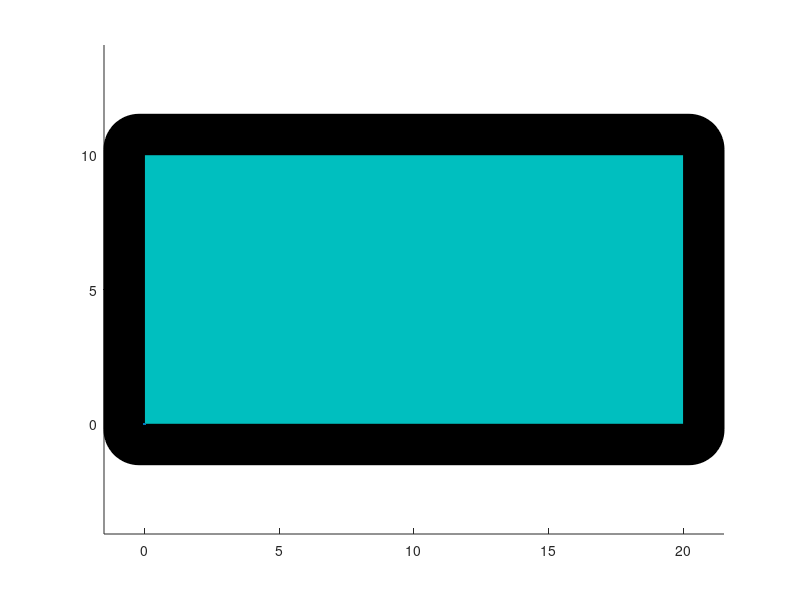

This chart was generated by the following MATLAB code: (Note: this script raises an error after producing the figure.)
% Kelvin Li
% Simple 2D ball collision simulation inside a box without any pool setup

function Collision_box()
    function plot_table()
        rectangle('Position',[-margin, -margin, (y_length + margin) * 2, y_length + margin * 2], 'FaceColor',[0 0 0], 'Curvature', 0.2);
        rectangle('Position',[0, 0, y_length * 2, y_length], 'FaceColor',[0 0.75 0.75]);
        drawnow
        hold on
    end

    function add_ball_plot(id)
        th = linspace(0, 2*pi * (circle_sides - 1) / circle_sides, circle_sides);
        ball_plot_x(:, id) = (ball_r * cos(th) + pos_array(id, 1))';
        ball_plot_y(:, id) = (ball_r * sin(th) + pos_array(id, 2))';
    end

    function pos = get_mouse_pos()
        pos = get(gca, 'CurrentPoint');
        pos = pos(1, 1:2);
    end

    function OnMouseDown(~, ~)
        if sum(MotionTracker) == 0
            pos = get_mouse_pos();
            if (norm(pos - pos_array(1, :)) <= ball_r)
                isDragging = true;
            end
        end
    end

    function OnMouseUp(~, ~)
        if isDragging
            delete(past_line)
            isDragging = false;
            MotionTracker(1) = 1;
            CollisionManager([1]);
        end
    end

    function OnMouseMove (~, ~)
        if isDragging
            mouse_pos = get_mouse_pos();

            v = (mouse_pos - pos_array(1, :));
            v_array(1, :) = -1 * v / norm(v);

            coef = min(max_drag, norm(v)) / max_drag;

            speed_array(1) = max_speed * coef;
            color = (1 - coef) * (([255, 204, 207] / 255) - [1 0 0]) + [1 0 0];

            delete(past_line)
            drag_pos = pos_array(1, :) + (v / norm(v)) * min(max_drag, norm(v));
            past_line = plot([pos_array(1, 1) drag_pos(1)], [pos_array(1, 2) drag_pos(2)], "Color", color, 'LineWidth',2);
            hold on
        end
    end

    function OnFigureClose(~, ~)
        isRunning = false;
        delete(f)
    end

    function CollisionManager(update_array)
        test_ids = 1: ball_count;

        for update_id = update_array
            test_ids = test_ids(test_ids ~= update_id);

            [now_dists, now_times] = ball_collision_detection(update_id, test_ids, pos_array, v_array, speed_array, acc, ball_r, walls, true);
            [sort_time, sort_id] = sort(now_times);

            flag = 0;
            if ~isnan(sort_time(1))
                for count = 1: ball_count
                    ball_id = sort_id(count);
                    if ~isnan(now_times(ball_id)) && (sort_time(count) < time_array(ball_id) || isnan(time_array(ball_id)))
                        dist_array(update_id) = now_dists(ball_id, 1);
                        dist_array(ball_id) = now_dists(ball_id, 2);

                        time_array(update_id) = now_times(ball_id);
                        time_array(ball_id) = now_times(ball_id);

                        normal = (pos_array(update_id, :) + dist_array(update_id) * v_array(update_id, :)) ...
                                    - (pos_array(ball_id, :) + dist_array(ball_id) * v_array(ball_id, :));
                        normal = normal / norm(normal);

                        [v1, s1, v2, s2] = ball_collision(v_array(update_id, :), speed_array(update_id, :) - acc * time_array(update_id), ...
                                                            v_array(ball_id, :), speed_array(ball_id, :) - acc * time_array(ball_id), normal, ...
                                                            restitute_coef, tangent_coef);
                        v_next_array(update_id, :) = v1;
                        v_next_array(ball_id, :) = v2;

                        speed_next_array(update_id) = s1;
                        speed_next_array(ball_id) = s2;

                        if s1 > 0
                            MotionTracker(update_id) = 1;
                        end
                        if s2 > 0
                            MotionTracker(ball_id) = 1;
                        end

                        flag = 1;
                        break
                    end
                end
            end

            if flag == 0
                if speed_array(update_id) > 0
                    [wall_id, d] = wall_collision_detection(pos_array(update_id, :), v_array(update_id, :), ball_r, walls);
    
                    c = [-acc/2, speed_array(update_id), -d];
                    
                    ts = roots(c);
                
                    t = nan;
                    for test_t = ts'
                        if (test_t >= 0 && test_t == real(test_t)) && (isnan(t) || test_t < t)
                            t = test_t;
                        end
                    end
    
                    if isnan(t)
                        t = speed_array(update_id) / acc;
                        dist_array(update_id) = d;
                        time_array(update_id) = t;
    
                        v_next_array(update_id, :) = [0, 0];
                        speed_next_array(update_id) = 0;
                    else
                        dist_array(update_id) = d;
                        time_array(update_id) = t;
        
                        if mod(wall_id, 2) == 1
                            normal = [1 0];
                        else
                            normal = [0 1];
                        end

%                         disp(string(update_id) + " will collide with wall")
%         
                        collision_speed = speed_array(update_id) - acc * t;
                        [v_next_array(update_id, :), speed_next_array(update_id)] = wall_collision(v_array(update_id, :), collision_speed, normal, restitute_coef, tangent_coef);
                    end
                end
            end
        end

        close_collision_record = max(0, close_collision_record - 0.04);
    end

    function update_balls(t)
        update_record = zeros(ball_count, 1);
        for id = 1: ball_count
            if time_array(id) >= 0
                if time_array(id) > t || ((speed_next_array(id) == 0) && (speed_array(id) <= acc * t + 1e-20))
                    if speed_array(id) ~= 0
                        if speed_array(id) > acc * t + 1e-20
                            now_d = calc_d(speed_array(id), acc, t);
                            speed_array(id) = speed_array(id) - acc * t;
                            time_array(id) = time_array(id) - t;
                        else
                            now_d = speed_array(id) ^ 2 / (2 * acc);
                            time_array(id) = nan;
                            speed_array(id) = 0;
                            MotionTracker(id) = 0;
    
                            update_record(id) = 1;
                        end
    
                        pos_array(id, :) = pos_array(id, :) + v_array(id, :) * now_d;
                    else
                        time_array(id) = time_array(id) - t;
                    end
                else
%                     disp(string(id) + " has undergone collision")

                    now_d_before = calc_d(speed_array(id), acc, time_array(id));
                    now_d_after = calc_d(speed_next_array(id), acc, t - time_array(id));
    
                    pos_array(id, :) = pos_array(id, :) + v_array(id, :) * now_d_before + v_next_array(id, :) * now_d_after;

                    v_array(id, :) = v_next_array(id, :);
                    speed_array(id) = speed_next_array(id) - acc * (t - time_array(id));

                    update_record(id) = 1;
                end

                % In some weird situations (probably due to the precision
                % of computer calculation), the program will not realize
                % that the ball will stop. We need the following "if" to
                % double check
                if speed_array(id) == 0 && speed_next_array(id) == 0
                    time_array(id) = nan;
                    MotionTracker(id) = 0;

                    update_record(id) = 1;
                end
            end
        end
        if sum(update_record) > 0
            update_array = [1: ball_count];
            update_array = update_array(update_record == 1);
            CollisionManager(update_array);
        end
    end


    % Settings
    y_length = 10;
    margin = 1.5;
    circle_sides = 16;

    ball_rows = 5;
    ball_count = 1 + sum(1: ball_rows);

    ball_r = 0.4;
    ball_margin = 0.1 * ball_r;

    ball_tri_pos = [0.75 * y_length, 0.5 * y_length];

    acc = 12;
    time_step = 0.025;
    max_speed = 48;
    max_drag = y_length / 2;

    restitute_coef = 0.8;
    tangent_coef = 0.8;

    walls = [2 * y_length, y_length, 0, 0];

    % Setting up pool table
    f = figure(1);

    plot_table();
    axis equal

    hold on

    % Setting up balls
    pos_array = zeros(ball_count, 2);
    v_array = zeros(ball_count, 2);
    speed_array = zeros(ball_count, 1);
    v_next_array = zeros(ball_count, 2);
    speed_next_array = zeros(ball_count, 1);
    
    dist_array = zeros(ball_count, 1);
    time_array = nan(ball_count, 1);

    pos_array(1, :) = [1.5 * y_length, 0.5 * y_length];

    id = 1;
    for ii = 0: ball_rows
        x = - sqrt(3) * (2 * ii * ball_r + ii * ball_margin) / 2;
        y_base = - (2 * ii * ball_r + ii * ball_margin) / 2;
        for jj = 0: ii
            id = id + 1;
            y = y_base + jj * (2 * ball_r + ball_margin);
            pos_array(id, :) = [x, y] + ball_tri_pos;
        end
    end

    % Setting Callbacks
    isDragging = false;
    isRunning = true;

    MotionTracker = zeros(ball_count, 1);

    past_line = plot(0, 0);

    set(f, 'WindowButtonDownFcn', @OnMouseDown)
    set(f, 'WindowButtonUpFcn', @OnMouseUp)
    set(f, 'WindowButtonMotionFcn', @OnMouseMove);
    set(f, 'CloseRequestFcn', @OnFigureClose);

    ball_plot_x = zeros(16, ball_count);
    ball_plot_y = zeros(16, ball_count);

    color_array = zeros(ball_count, 3);
    color_array(1, :) = [1 1 1];

    for ii = 2: ball_count
        color_array(ii, :) = [1 0 0];
    end
%     color_array(6, :) = [0 0 0];

    color_array = reshape(color_array, [ball_count, 1, 3]);

    for id = 1: ball_count
        add_ball_plot(id);
    end

    % Plotting takes much more time than calculating the path. Plotting
    % using "rectangle" would result in bad animation quality
    % Through experiment, I found that this is the quickest way to draw "circles"
    ball_patch = patch(ball_plot_x, ball_plot_y, color_array, 'EdgeColor', "none");

    disp("Ready to go!")

    while isRunning
        tic;
        if sum(MotionTracker) ~= 0
            time_left = time_step;
            while min(time_array) < time_left
                [min_time, ~] = min(time_array);
                update_balls(min_time);

                if break_flag == 1
                    break
                end

                time_left = time_left - min_time;
            end

            update_balls(time_left);

            for id = 1: ball_count
                add_ball_plot(id);
            end

            if break_flag == 1
                break
            end

            delete(ball_patch)
            ball_patch = patch(ball_plot_x, ball_plot_y, color_array, 'EdgeColor', "none");
        end

        elapsed = toc;
        title(elapsed)

        pause(time_step - elapsed)
    end
end


function d = calc_d(s, a, t)
    d = s * t - a * t^2 / 2;
end